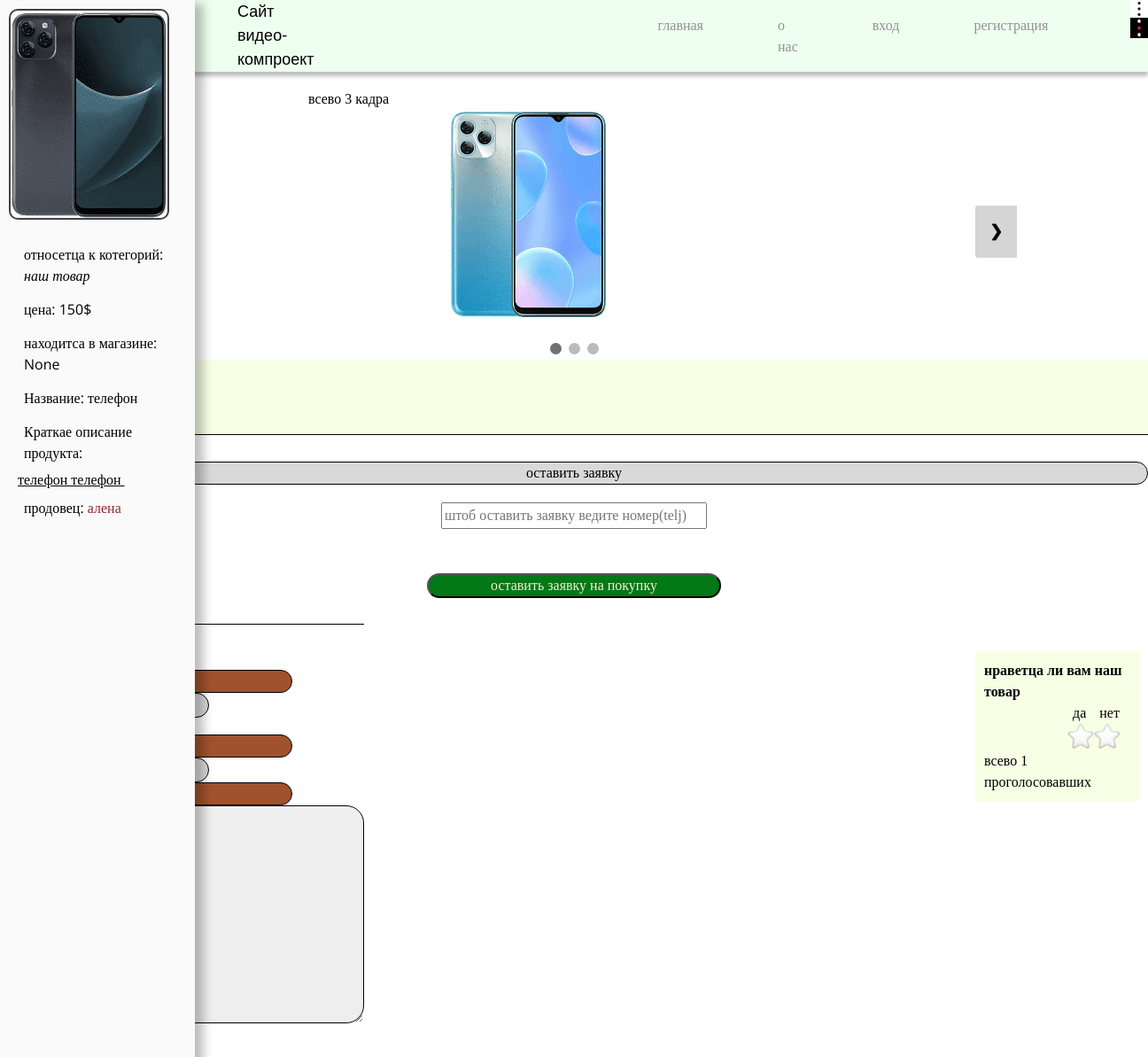
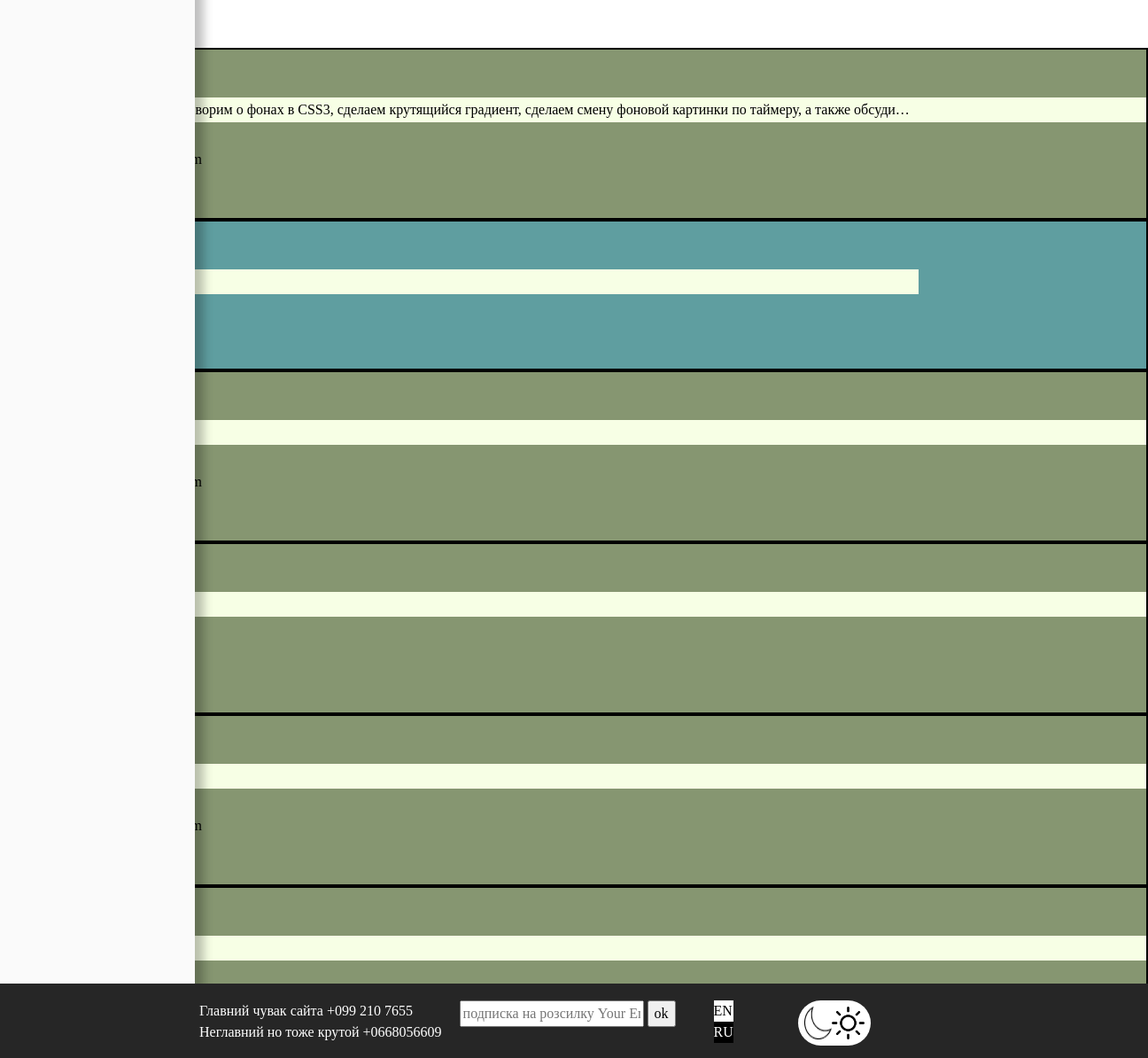
The app's page /ru/phone/ with its own data (2 pictures, top to bottom).
### main/models.py (models this page shows, shortened)
class Product(models.Model):
    title = models.CharField('назваие продукта', max_length=150)
    descriptin = models.TextField('описание')
    price = models.PositiveIntegerField('цена', default=0, help_text='указивать в $')
    poster = models.ImageField('изоброжение', upload_to='product/')
    salesman = models.ManyToManyField(Salesman,verbose_name='продовец', related_name='salesman')
    category = models.ManyToManyField(Category, verbose_name='категорий')
    Shop_name = models.ForeignKey(Shop_name,verbose_name='название магазина', on_delete=models.SET_NULL,null=True)
    number = models.PositiveSmallIntegerField('номер телефона')
    url = models.SlugField(max_length=160, unique=True)
    draft = models.BooleanField('черновик', default=False)
    def get_review(self):
        return self.reviews_set.filter(parent__isnull=True)
    class Meta:
        verbose_name = 'прдукт'
        verbose_name_plural = 'прдукти'

class Category(models.Model):
    name = models.CharField('Категория', max_length=80)
    description = models.TextField('описание')
    url = models.SlugField(max_length=160, unique=True)
    class Meta:
        verbose_name = 'категория'
        verbose_name_plural = 'Категорий'

class Salesman(models.Model):
    name = models.CharField('имя', max_length=200)
    age = models.PositiveSmallIntegerField('возраст', default=18)
    description = models.TextField('описание')
    image = models.ImageField('Изоброжение',upload_to='salesman/')
    class Meta:
        verbose_name = 'продовец'
        verbose_name_plural = 'Продовци'

class product_Shorts(models.Model):
    title = models.CharField('название', max_length=100)
    description = models.TextField('описание')
    image = models.ImageField('изоброжение', upload_to='product_shorts/')
    product = models.ForeignKey(Product,verbose_name='продукт', on_delete=models.CASCADE)
    class Meta:
        verbose_name = 'кадри продукта'
        verbose_name_plural = 'кадри продукта'

class Reviews(models.Model):
    email = models.EmailField()
    name = models.CharField('имя', max_length=100)
    text = models.TextField('сообщение', max_length=5000)
    parent = models.ForeignKey('self', verbose_name='родитель', on_delete=models.SET_NULL, blank=True, null=True)
    product = models.ForeignKey(Product,verbose_name='продукт', on_delete=models.CASCADE)
    class Meta:
        verbose_name = 'Отзив'
        verbose_name_plural = 'Отзиви'

### main/views.py (the view)
# urls.py: path('<slug:slug>/', views.ProductDetailView.as_view(), name='product_url'),
class ProductDetailView(DetailView):
    model = Product
    slug_field = 'url'
    def get_context_data(self, **kwargs):
        context = super().get_context_data(**kwargs)
        context["star_form"] = RatingForm()
        context['form'] = ReviewForm()
        return context

### main/forms.py
class RatingForm(forms.ModelForm):
    star = forms.ModelChoiceField(
        queryset=Rating_star.objects.all(), widget=forms.RadioSelect(), empty_label=None
    )
    class Meta:
        model = Rating
        fields = ("star",)

class ReviewForm(forms.ModelForm):
    class Meta:
        model = Reviews
        fields = ("name", "email", "text")
        widgets = {
            'name': forms.TextInput(attrs={"class": 'name'}),
            'email': forms.EmailInput(attrs={"class": 'name'}),
            'text': forms.Textarea(attrs={"class": 'coments_print'})
        }

### contact/templatetags/contact_tags.py (called while the page is built)
@register.inclusion_tag("contact/tags/form.html")
def contact_form():
    return {'contact_form': ContactForm()}

### main/models.py (called while the page is built)
    def __str__(self):
        return f'{self.value}'

### main/templatetags/model_tag.py (called while the page is built)
@register.simple_tag()
def get_categories():
    return Category.objects.all()

### templates/main/product_detail.html (shortened to what this page needs)
<!DOCTYPE html>
{% load static %}
{% load static i18n %}
{% load static recaptcha3 %}
<html lang="en">
<head>
    <link rel="stylesheet" href="{% static 'css/style.css' %}">
    <link rel="stylesheet" href="{% static 'css/MORE.css' %}">
</head>
<body>
<div class="wrapper">
        <div class="sitebar">
            <div class="main-image_sitebar" style="padding: 10px 0px 0px 10px;">
                <img src="{{ product.poster.url }}" alt="" style="border-radius: 10px; border: 2px solid rgb(69, 66, 66);">
            </div>
            <div class="conteiner-sitebar_MORE">
                <p class="items_sitebar_MORE">{% trans 'относетца к котегорий' %}:<em>{% for category in product.category.all %} {{ category.name }} {% endfor %}</em></p>
                <p class="items_sitebar_MORE">{% trans 'цена' %}: {{ product.price }}$</p>
                <p class="items_sitebar_MORE">{% trans 'находитса в магазине' %}: {{ product.Shop_name }}</p>
                <p class="items_sitebar_MORE">{% trans 'Название' %}:  {{ product.title }}</p>
                <p class="items_sitebar_MORE">{% trans 'Краткае описание продукта' %}: {{ product.descriptin|safe }}</p>
                <p class="items_sitebar_MORE">{% trans 'продовец' %}: {% for salesman in product.salesman.all %}<a href="{% url 'salesman_detail' salesman.name %}" style="color: #902b2b"> {{ salesman.name }} </a>{% endfor %}</p>
            </div>
        </div>
           {% include 'include/header.html' %}
    <div style="padding-top: 100px;">
    <div class="slider">
        <div class="slide_show">
            {% for image in product.product_shorts_set.all %}
                <div class="my-slader">
                    <div style="padding-left: 200px"><div class="numbertext">{% trans 'всево' %} {{ product.product_shorts_set.count }} {% trans 'кадра' %}</div></div>
                    <div style="padding-left: 36%"><img src="{{ image.image.url }}" alt="{{ image.description }}" style="border-radius: 10px; background-size: cover; background-position: 50% 50%; background-repeat: no-repeat"></div>
                    <div class="text">{{ image.title }}</div>
                </div>
            {% endfor %}
            <a class="prev" onclick="plusSlides(-1)">&#10094</a>
            <a class="next" onclick="plusSlides(1)">&#10095</a>
        </div>
        <br>
        <div style="text-align: center;">
            {% for image in product.product_shorts_set.all %}
                <span class="dot" onclick="currentSlide(1)"></span>
            {% endfor %}
        </div>
        {% include 'include/footer.html' %}
        </div>
        <div style="padding: 10px; background-color: #F7FFE5">
            <p>{% trans 'номер продовца' %}:  0{{ product.number }}</p>
        </div>
        <form method="post" action="{% url 'add_purchase' product.id %}">
            <div class="buy_action">
                <div class="number">
                   <label class="name" for="contactnumber">
                       {% trans 'оставить заявку' %}
                   </label>
                   <div style="padding-top: 20px; padding-bottom: 20px">
                   <input type="tel" placeholder="штоб оставить заявку ведите номер(telj)" style="width: 300px" name="room"  required="">
                   </div>
                </div>
                <div style="padding-bottom: 30px;">
                    <button type="submit" class="btn">{% trans 'оставить заявку на покупку' %}</button>
                </div>
            </div>
        </form>
            <div style="display: flex">
                <form method="post" action="{% url 'add_review' product.id %}" id="formReview">
                    <div class="coment">
                        <div class="conteiner_coment">
                            <div class="my_coment" style="padding: 0px 0px 30px 30px;">
                                <div style="padding-bottom: 19px; padding-top: 51px;">
                                    <label class="name" style="width: 300px;
                                           padding-left: 30px;  background-color: sienna" for="contactusername">
                                    </label>
                                </div>
                                <div>
                                     <label class="name" style="width: 300px;
                                           padding-left: 30px;  background-color: sienna" for="contactemail">
                                    </label>
                                </div>
                                <div class="text_coment">
                                    <label class="name" style="width: 300px; padding-left: 30px; background-color: sienna">{% trans 'сообщение' %}</label>
                                    {{ form.text }}
                                </div>
                                <button type="submit" class="buton_form" style="    background-color: aquamarine;
                padding: 5px;
                border-radius: 15px;
                border: 2px solid #869671;">{% trans 'отправить' %}</button>
                            </div>
                        </div>
                    </div>
                </form>
                <div class='radinc_conteiner'>
                 <form action="{% url 'add_rating' %}" method="post" name="rating" style="background-color: #F7FFE5; padding: 10px">
                     <b>{% trans 'нраветца ли вам' %} {% for category in product.category.all %} {{ category.name }} {% endfor %}</b>
                      <div style="display: flex; padding-left: 100px">
                             <p style="padding-right: 15px">да</p>
                             <p>нет</p>
                      </div>
                     <span class="rating">
                         {% for k, v in star_form.fields.star.choices %}
                            <label for="rating{{ v }}">{{ k }}</label>
                         {% endfor %}
                     </span>
                     <p>{% trans 'всево' %} {{ product.rating_set.count }} {% trans 'проголосовавших' %}</p>
                 </form>
                </div>
            </div>
            {% for review in product.get_review %}
            <div class="coment-otsef" style="padding-left: 30px; background-color: #869671; border: 2px solid #000000">
                    <div style="">name: {{ review.name }}</div>
                    <div style="padding: 30px 0px 30px 5px;"> <div style="background-color: #F7FFE5; padding: 2px; flex-wrap: wrap"> text: {{ review.text }} </div></div>
                    <div style="padding-bottom: 30px">email: {{ review.email }}</div>
                <a href="#formReview" style="padding: 2px; color: #bbbbbb; border: 2px solid #000000;" onclick="addReview('{{ review.name }}' , '{{ review.id }}')">{% trans 'Ответить' %} </a>
            </div>
                {% for rew in review.reviews_set.all %}
                 <div class="coment-otsef" style="padding-left: 30px; background-color: cadetblue; border: 2px solid #000000">
                        <div style="">name: {{ rew.name }}</div>
                        <div style="padding: 30px 0px 30px 5px;"> <div style="background-color: #F7FFE5; padding: 2px; max-width: 1000px; flex-wrap: wrap"> text: {{ rew.text }} </div></div>
                        <div style="padding-bottom: 30px">email: {{ rew.email }}</div>
                </div>
                {% endfor %}
            {% endfor %}
</body>
</html>

### static/static_files/css/style.css (style rules this page uses)
*, *::before, *::after { box-sizing: border-box; }
body, h1, h2, h3, h4, p, ul[class], ol[class], li, figure, figcaption, blockquote, dl, dd, a { margin: 0; text-decoration: none; color: black; }
body { min-height: 100vh; scroll-behavior: smooth; text-rendering: optimizeSpeed; line-height: 1.5; }
a:not([class]) { text-decoration-skip-ink: auto; }
img { max-width: 100%; display: block; }
input, button, textarea, select { font: inherit; }
.sitebar { width: 220px; height: 100%; position: absolute; transition: all 0.3 ease 2s; left: 0; top: 0; z-index: 51; background-color: #FAFAFA; box-shadow: 10px 4px 10px rgba(0, 0, 0, 0.25); }

### records on screen
Product: poster (picture), price "150", Shop_name "None", title "телефон", descriptin "телефон телефон", product_shorts_set.count "3", rating_set.count "1"
Category: name "наш товар"
Salesman: name "алена"
product_Shorts: image (picture)
Reviews: text "В этом видео мы поговорим о фонах в CSS3, сделаем крутящийся градиент, сделаем смену фоновой картинки по таймеру, а также обсуди…"
